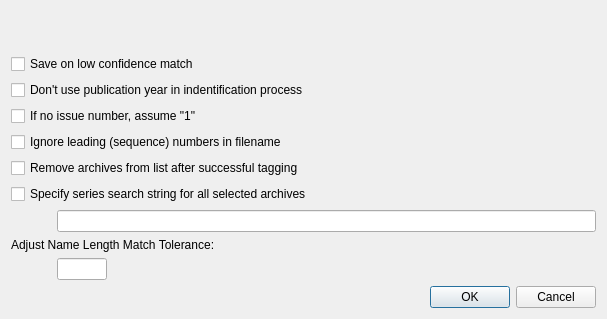
<?xml version="1.0" encoding="UTF-8"?>
<ui version="4.0">
 <class>dialogExport</class>
 <widget class="QDialog" name="dialogExport">
  <property name="windowModality">
   <enum>Qt::NonModal</enum>
  </property>
  <property name="geometry">
   <rect>
    <x>0</x>
    <y>0</y>
    <width>607</width>
    <height>319</height>
   </rect>
  </property>
  <property name="sizePolicy">
   <sizepolicy hsizetype="Preferred" vsizetype="MinimumExpanding">
    <horstretch>0</horstretch>
    <verstretch>0</verstretch>
   </sizepolicy>
  </property>
  <property name="windowTitle">
   <string>Auto-Tag</string>
  </property>
  <property name="modal">
   <bool>false</bool>
  </property>
  <layout class="QGridLayout" name="gridLayout_3">
   <item row="0" column="0">
    <layout class="QVBoxLayout" name="verticalLayout">
     <item>
      <widget class="QLabel" name="label">
       <property name="sizePolicy">
        <sizepolicy hsizetype="Preferred" vsizetype="Preferred">
         <horstretch>0</horstretch>
         <verstretch>0</verstretch>
        </sizepolicy>
       </property>
       <property name="text">
        <string/>
       </property>
       <property name="wordWrap">
        <bool>true</bool>
       </property>
      </widget>
     </item>
     <item>
      <layout class="QFormLayout" name="formLayout">
       <property name="sizeConstraint">
        <enum>QLayout::SetFixedSize</enum>
       </property>
       <property name="fieldGrowthPolicy">
        <enum>QFormLayout::AllNonFixedFieldsGrow</enum>
       </property>
       <item row="0" column="0" colspan="2">
        <widget class="QCheckBox" name="cbxSaveOnLowConfidence">
         <property name="sizePolicy">
          <sizepolicy hsizetype="Minimum" vsizetype="Fixed">
           <horstretch>0</horstretch>
           <verstretch>0</verstretch>
          </sizepolicy>
         </property>
         <property name="text">
          <string>Save on low confidence match</string>
         </property>
        </widget>
       </item>
       <item row="1" column="0" colspan="2">
        <widget class="QCheckBox" name="cbxDontUseYear">
         <property name="sizePolicy">
          <sizepolicy hsizetype="Minimum" vsizetype="Fixed">
           <horstretch>0</horstretch>
           <verstretch>0</verstretch>
          </sizepolicy>
         </property>
         <property name="text">
          <string>Don't use publication year in indentification process</string>
         </property>
        </widget>
       </item>
       <item row="2" column="0" colspan="2">
        <widget class="QCheckBox" name="cbxAssumeIssueOne">
         <property name="sizePolicy">
          <sizepolicy hsizetype="Minimum" vsizetype="Fixed">
           <horstretch>0</horstretch>
           <verstretch>0</verstretch>
          </sizepolicy>
         </property>
         <property name="text">
          <string>If no issue number, assume &quot;1&quot;</string>
         </property>
        </widget>
       </item>
       <item row="3" column="0" colspan="2">
        <widget class="QCheckBox" name="cbxIgnoreLeadingDigitsInFilename">
         <property name="sizePolicy">
          <sizepolicy hsizetype="Minimum" vsizetype="Fixed">
           <horstretch>0</horstretch>
           <verstretch>0</verstretch>
          </sizepolicy>
         </property>
         <property name="text">
          <string>Ignore leading (sequence) numbers in filename</string>
         </property>
        </widget>
       </item>
       <item row="4" column="0" colspan="2">
        <widget class="QCheckBox" name="cbxRemoveAfterSuccess">
         <property name="sizePolicy">
          <sizepolicy hsizetype="Minimum" vsizetype="Fixed">
           <horstretch>0</horstretch>
           <verstretch>0</verstretch>
          </sizepolicy>
         </property>
         <property name="text">
          <string>Remove archives from list after successful tagging</string>
         </property>
        </widget>
       </item>
       <item row="5" column="0" colspan="2">
        <widget class="QCheckBox" name="cbxSpecifySearchString">
         <property name="sizePolicy">
          <sizepolicy hsizetype="Minimum" vsizetype="Fixed">
           <horstretch>0</horstretch>
           <verstretch>0</verstretch>
          </sizepolicy>
         </property>
         <property name="text">
          <string>Specify series search string for all selected archives</string>
         </property>
        </widget>
       </item>
       <item row="6" column="0">
        <widget class="QLabel" name="label_2">
         <property name="sizePolicy">
          <sizepolicy hsizetype="Preferred" vsizetype="Fixed">
           <horstretch>0</horstretch>
           <verstretch>0</verstretch>
          </sizepolicy>
         </property>
         <property name="minimumSize">
          <size>
           <width>40</width>
           <height>0</height>
          </size>
         </property>
         <property name="text">
          <string/>
         </property>
        </widget>
       </item>
       <item row="6" column="1">
        <widget class="QLineEdit" name="leSearchString">
         <property name="sizePolicy">
          <sizepolicy hsizetype="Expanding" vsizetype="Fixed">
           <horstretch>0</horstretch>
           <verstretch>0</verstretch>
          </sizepolicy>
         </property>
        </widget>
       </item>
       <item row="8" column="1">
        <widget class="QLineEdit" name="leNameLengthMatchTolerance">
         <property name="sizePolicy">
          <sizepolicy hsizetype="Expanding" vsizetype="Fixed">
           <horstretch>0</horstretch>
           <verstretch>0</verstretch>
          </sizepolicy>
         </property>
         <property name="maximumSize">
          <size>
           <width>50</width>
           <height>16777215</height>
          </size>
         </property>
        </widget>
       </item>
       <item row="7" column="0" colspan="2">
        <widget class="QLabel" name="label_3">
         <property name="sizePolicy">
          <sizepolicy hsizetype="Preferred" vsizetype="Fixed">
           <horstretch>0</horstretch>
           <verstretch>0</verstretch>
          </sizepolicy>
         </property>
         <property name="text">
          <string>Adjust Name Length Match Tolerance:</string>
         </property>
        </widget>
       </item>
      </layout>
     </item>
     <item>
      <widget class="QDialogButtonBox" name="buttonBox">
       <property name="orientation">
        <enum>Qt::Horizontal</enum>
       </property>
       <property name="standardButtons">
        <set>QDialogButtonBox::Cancel|QDialogButtonBox::Ok</set>
       </property>
      </widget>
     </item>
    </layout>
   </item>
  </layout>
 </widget>
 <resources/>
 <connections>
  <connection>
   <sender>buttonBox</sender>
   <signal>accepted()</signal>
   <receiver>dialogExport</receiver>
   <slot>accept()</slot>
   <hints>
    <hint type="sourcelabel">
     <x>346</x>
     <y>187</y>
    </hint>
    <hint type="destinationlabel">
     <x>277</x>
     <y>104</y>
    </hint>
   </hints>
  </connection>
  <connection>
   <sender>buttonBox</sender>
   <signal>rejected()</signal>
   <receiver>dialogExport</receiver>
   <slot>reject()</slot>
   <hints>
    <hint type="sourcelabel">
     <x>346</x>
     <y>187</y>
    </hint>
    <hint type="destinationlabel">
     <x>277</x>
     <y>104</y>
    </hint>
   </hints>
  </connection>
 </connections>
</ui>
